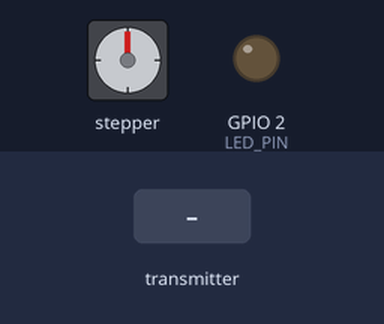
A program run on a simulated ESP32. On the bench: stepper motor, output pins drawn as LEDs (lit = HIGH). Wiring (inferred from the names in the program): stepper motor driver (200 steps per turn assumed): step GPIO 17; direction GPIO 16; enable GPIO 21. The inputs (shaded band) are chosen by the test bench. Pins used as bus, display or sensor lines are not drawn.

Above: at 1.2 s.
1.3 s: the transmitter starts sending rotations = 0
At 2.6 s:
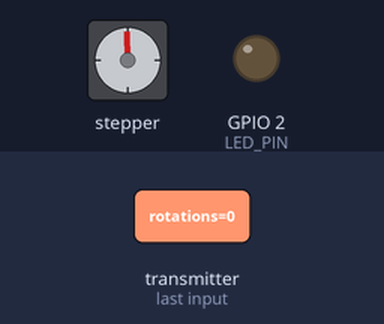
4.3 s: the transmitter starts sending rotations = 1024
At 4.53 s:
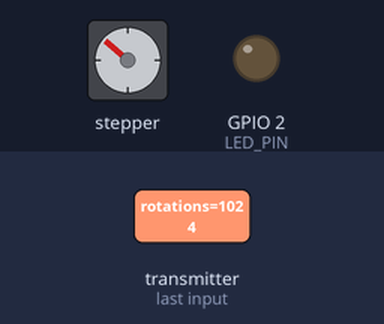
7.3 s: the transmitter starts sending rotations = 0
At 8.4 s:
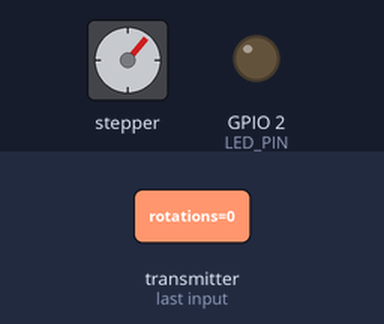
10.3 s: the transmitter starts sending rotations = 2048
Timing chart, 0 to 26.8 s (numbered marks = the images above; inputs shaded):
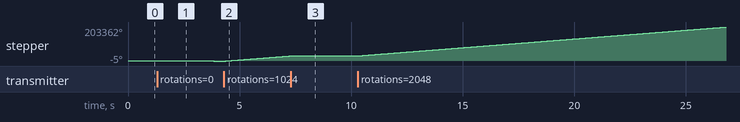

The program:

main.cpp
```cpp
#include <Arduino.h>
#include <WiFi.h>
#include <esp_now.h>

#define STEP_PIN    17
#define DIR_PIN     16
#define ENABLE_PIN  21
#define LED_PIN     2

bool state = false;

// Globale Variablen für Step-Zähler
volatile int stepsDone = 0;
volatile int stepsTarget = 0;

// Zeiger zum Hardware-Timer
hw_timer_t* periodicTimer = nullptr;

// Prototypes
void IRAM_ATTR onISR();
void startPeriodicUs(uint32_t us);
void stopPeriodic();
void destroyTimer();
void OnDataRecv(const uint8_t* mac, const uint8_t* incomingData, int len);

struct struct_message {
  int rotations, speed, maxSpeed, acceleration, status, loops;
};
struct_message myData;

// === ISR ===
void IRAM_ATTR onISR() {
  if (state) {
    digitalWrite(STEP_PIN, HIGH);
    state = false;
  } else {
    digitalWrite(STEP_PIN, LOW);
    state = true;
  }

  stepsDone++;
  if (stepsDone >= stepsTarget) {
    stopPeriodic();
    stepsDone = 0;
  }
}

void startPeriodicUs(uint32_t us) {
  if (periodicTimer == nullptr) {
    periodicTimer = timerBegin(1, 80, true);   // Timer 1, 1 µs Takt
    timerAttachInterrupt(periodicTimer, &onISR, true);
  }
  timerWrite(periodicTimer, 0);
  timerAlarmWrite(periodicTimer, us, true);    // auto-reload
  timerAlarmEnable(periodicTimer);
}

void stopPeriodic() {
  if (periodicTimer) timerAlarmDisable(periodicTimer);
}

void destroyTimer() {
  if (periodicTimer) {
    timerEnd(periodicTimer);
    periodicTimer = nullptr;
  }
}

void OnDataRecv(const uint8_t* mac, const uint8_t* incomingData, int len) {
  memcpy(&myData, incomingData, sizeof(myData));
  digitalWrite(ENABLE_PIN, LOW);
  digitalWrite(LED_PIN, HIGH);

  stepsTarget = myData.rotations * 15;
  stepsDone = 0;

  // Richtung einstellen
  if (stepsTarget > 0) {
    digitalWrite(DIR_PIN, HIGH);
  } else {
    digitalWrite(DIR_PIN, LOW);
    stepsTarget = -stepsTarget;
  }

  // Timer starten
  startPeriodicUs(85);
  digitalWrite(LED_PIN, LOW);
}

void setup() {
  Serial.begin(9600);
  pinMode(STEP_PIN, OUTPUT);
  pinMode(DIR_PIN, OUTPUT);
  pinMode(ENABLE_PIN, OUTPUT);
  pinMode(LED_PIN, OUTPUT);

  WiFi.mode(WIFI_STA);
  if (esp_now_init() != ESP_OK) {
    Serial.println("ESP-NOW init error");
    return;
  }
  esp_now_register_recv_cb(OnDataRecv);
}

void loop() {}
```
